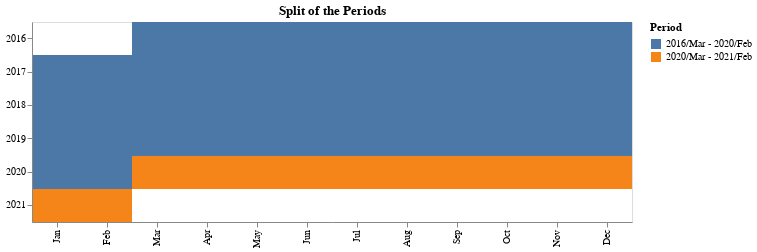

Notebook source saved alongside this figure:
### Code cell
#hide_input

alt.Chart(data).mark_rect().encode(
    x=alt.X('month:N', sort=MONTHS, title=''),
    y=alt.Y('year:N', title=''),
    color=alt.Color('period', legend=alt.Legend(title=T_PERIOD))
).properties(title = T_PERIOD_SPLIT, width=600, height=200)

### Figure 1 — Vega-Lite specification as saved in the notebook (floating-point values rounded to 4 significant figures; data arrays with more than 128 entries replaced by an {"elided": "..."} marker saying what was removed)
{"config": {"view": {"continuousWidth": 400, "continuousHeight": 300}}, "data": {"name": "data-b65ac0e1c35ef56677222fd11d77c2b6"}, "mark": "rect", "encoding": {"color": {"type": "nominal", "field": "period", "legend": {"title": "Period"}}, "x": {"type": "nominal", "field": "month", "sort": ["Jan", "Feb", "Mar", "Apr", "May", "Jun", "Jul", "Aug", "Sep", "Oct", "Nov", "Dec"], "title": ""}, "y": {"type": "nominal", "field": "year", "title": ""}}, "height": 200, "title": "Split of the Periods", "width": 600, "$schema": "https://vega.github.io/schema/vega-lite/v4.8.1.json", "datasets": {"data-b65ac0e1c35ef56677222fd11d77c2b6": {"elided": "960 records"}}}
